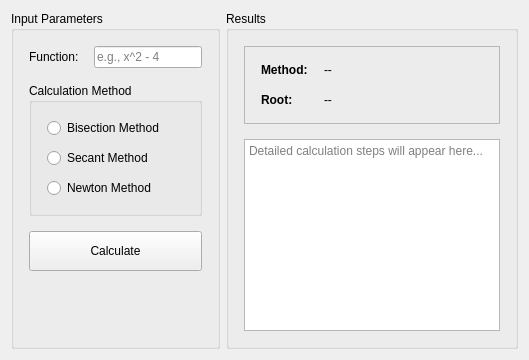
      <widget class="QWidget" name="rootFindingTab">
       <attribute name="title">
        <string>Root Finding</string>
       </attribute>
       <layout class="QHBoxLayout" name="horizontalLayout">
        <item>
         <widget class="QGroupBox" name="inputGroupBox">
          <property name="title">
           <string>Input Parameters</string>
          </property>
          <layout class="QVBoxLayout" name="verticalLayout_2">
           <property name="spacing">
            <number>15</number>
           </property>
           <property name="leftMargin">
            <number>15</number>
           </property>
           <property name="topMargin">
            <number>15</number>
           </property>
           <property name="rightMargin">
            <number>15</number>
           </property>
           <property name="bottomMargin">
            <number>15</number>
           </property>
           <item>
            <layout class="QFormLayout" name="formLayout">
             <property name="horizontalSpacing">
              <number>15</number>
             </property>
             <property name="verticalSpacing">
              <number>0</number>
             </property>
             <property name="leftMargin">
              <number>0</number>
             </property>
             <item row="0" column="0">
              <widget class="QLabel" name="functionLabel">
               <property name="enabled">
                <bool>true</bool>
               </property>
               <property name="font">
                <font>
                 <pointsize>9</pointsize>
                 <fontweight>Medium</fontweight>
                </font>
               </property>
               <property name="text">
                <string>Function:</string>
               </property>
              </widget>
             </item>
             <item row="0" column="1">
              <widget class="QLineEdit" name="functionLineEdit">
               <property name="placeholderText">
                <string>e.g., x^2 - 4</string>
               </property>
              </widget>
             </item>
            </layout>
           </item>
           <item>
            <widget class="QGroupBox" name="methodGroupBox">
             <property name="title">
              <string>Calculation Method</string>
             </property>
             <layout class="QVBoxLayout" name="verticalLayout_3">
              <property name="spacing">
               <number>10</number>
              </property>
              <property name="leftMargin">
               <number>15</number>
              </property>
              <property name="topMargin">
               <number>15</number>
              </property>
              <property name="rightMargin">
               <number>15</number>
              </property>
              <property name="bottomMargin">
               <number>15</number>
              </property>
              <item>
               <widget class="QRadioButton" name="bisectionRadioButton">
                <property name="text">
                 <string>Bisection Method</string>
                </property>
                <property name="checked">
                 <bool>false</bool>
                </property>
               </widget>
              </item>
              <item>
               <widget class="QRadioButton" name="secantRadioButton">
                <property name="text">
                 <string>Secant Method</string>
                </property>
               </widget>
              </item>
              <item>
               <widget class="QRadioButton" name="newtonRadioButton_2">
                <property name="text">
                 <string>Newton Method</string>
                </property>
               </widget>
              </item>
             </layout>
            </widget>
           </item>
           <item>
            <widget class="QPushButton" name="calculateButton">
             <property name="minimumSize">
              <size>
               <width>0</width>
               <height>40</height>
              </size>
             </property>
             <property name="text">
              <string>Calculate</string>
             </property>
            </widget>
           </item>
           <item>
            <spacer name="verticalSpacer">
             <property name="orientation">
              <enum>Qt::Orientation::Vertical</enum>
             </property>
             <property name="sizeType">
              <enum>QSizePolicy::Policy::Expanding</enum>
             </property>
             <property name="sizeHint" stdset="0">
              <size>
               <width>20</width>
               <height>40</height>
              </size>
             </property>
            </spacer>
           </item>
          </layout>
         </widget>
        </item>
        <item>
         <widget class="QGroupBox" name="outputGroupBox">
          <property name="title">
           <string>Results</string>
          </property>
          <layout class="QVBoxLayout" name="verticalLayout_4">
           <property name="spacing">
            <number>15</number>
           </property>
           <property name="leftMargin">
            <number>15</number>
           </property>
           <property name="topMargin">
            <number>15</number>
           </property>
           <property name="rightMargin">
            <number>15</number>
           </property>
           <property name="bottomMargin">
            <number>15</number>
           </property>
           <item>
            <widget class="QFrame" name="resultsFrame">
             <property name="frameShape">
              <enum>QFrame::Shape::StyledPanel</enum>
             </property>
             <property name="frameShadow">
              <enum>QFrame::Shadow::Raised</enum>
             </property>
             <layout class="QFormLayout" name="formLayout_2">
              <property name="horizontalSpacing">
               <number>16</number>
              </property>
              <property name="verticalSpacing">
               <number>16</number>
              </property>
              <property name="leftMargin">
               <number>16</number>
              </property>
              <property name="topMargin">
               <number>16</number>
              </property>
              <property name="rightMargin">
               <number>16</number>
              </property>
              <property name="bottomMargin">
               <number>16</number>
              </property>
              <item row="0" column="0">
               <widget class="QLabel" name="methodLabel">
                <property name="font">
                 <font>
                  <fontweight>DemiBold</fontweight>
                 </font>
                </property>
                <property name="styleSheet">
                 <string notr="true">font-weight: 600;</string>
                </property>
                <property name="text">
                 <string>Method:</string>
                </property>
               </widget>
              </item>
              <item row="0" column="1">
               <widget class="QLabel" name="methodResultLabel">
                <property name="text">
                 <string>--</string>
                </property>
               </widget>
              </item>
              <item row="1" column="0">
               <widget class="QLabel" name="rootLabel">
                <property name="styleSheet">
                 <string notr="true">font-weight: 600;</string>
                </property>
                <property name="text">
                 <string>Root:</string>
                </property>
               </widget>
              </item>
              <item row="1" column="1">
               <widget class="QLabel" name="rootResultLabel">
                <property name="text">
                 <string>--</string>
                </property>
               </widget>
              </item>
             </layout>
            </widget>
           </item>
           <item>
            <widget class="QTextEdit" name="detailsTextEdit">
             <property name="minimumSize">
              <size>
               <width>0</width>
               <height>150</height>
              </size>
             </property>
             <property name="readOnly">
              <bool>true</bool>
             </property>
             <property name="placeholderText">
              <string>Detailed calculation steps will appear here...</string>
             </property>
            </widget>
           </item>
          </layout>
          <zorder>detailsTextEdit</zorder>
          <zorder>resultsFrame</zorder>
         </widget>
        </item>
       </layout>
      </widget>
